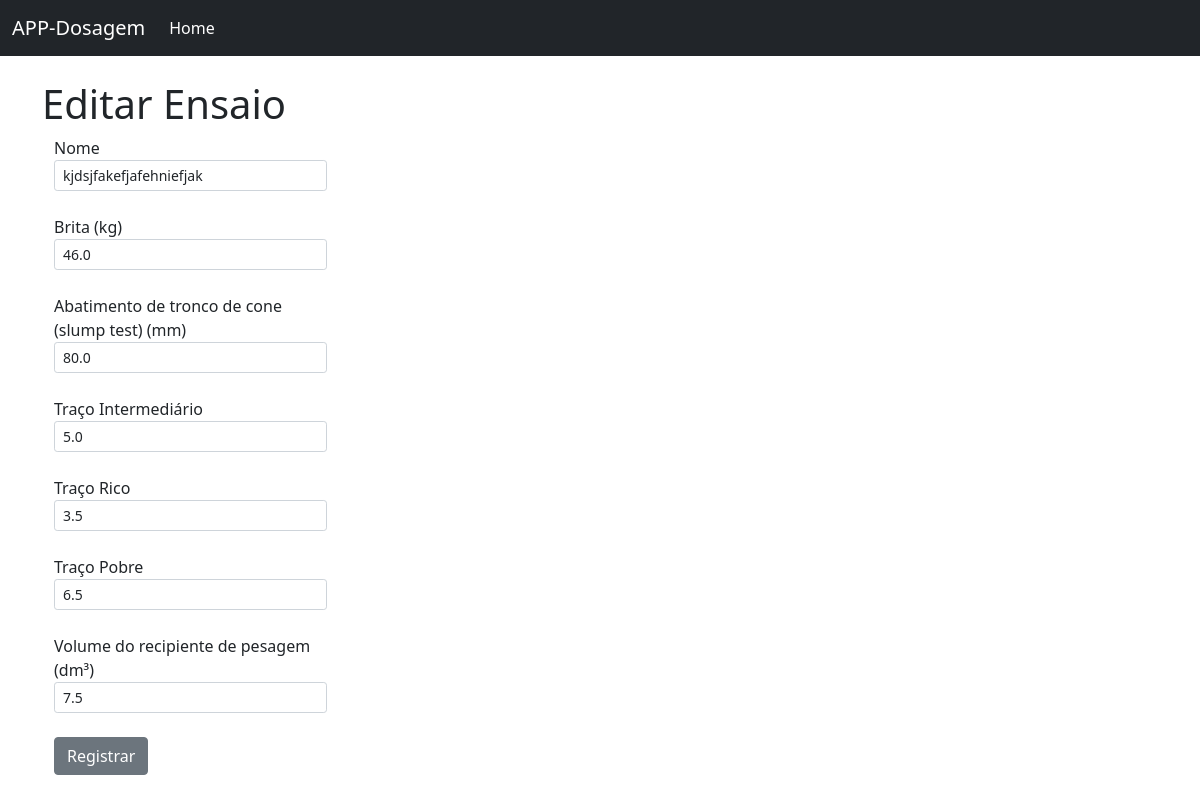
Page /editar_ensaio/3 on the committed database.
### app/models.py (models this page shows, shortened)
class Ensaios(db.Model):
    id = db.Column(db.Integer, primary_key=True)
    nome = db.Column(db.String(30))
    piloto = db.Column(db.Float)
    rico = db.Column(db.Float)
    pobre = db.Column(db.Float)
    cp = db.Column(db.Float)
    pesobrita = db.Column(db.Float)
    slump = db.Column(db.Float)
    umidade = db.Column(db.Float)
    volume = db.Column(db.Float)
    dosagem_piloto = db.relationship('Dosagem_piloto', backref='ensaio')
    dosagem_rico = db.relationship('Dosagem_rico', backref='ensaio')
    dosagem_pobre = db.relationship('Dosagem_pobre', backref='ensaio')
    cp_piloto = db.relationship('Cp_piloto', backref='ensaio')
    cp_rico = db.relationship('Cp_rico', backref='ensaio')
    cp_pobre = db.relationship('Cp_pobre', backref='ensaio')
    resultados = db.relationship('Resultados', backref='ensaio')
    teste = db.relationship('Teste', backref='ensaio')
    consumo_piloto = db.relationship('Consumo_piloto', backref='ensaio')
    consumo_rico = db.relationship('Consumo_rico', backref='ensaio')
    consumo_pobre = db.relationship('Consumo_pobre', backref='ensaio')

### app/routes.py (the view, shortened to what this page needs)
@app.route('/editar_ensaio/<int:id>', methods=['POST', 'GET'])
def editar_ensaio(id):
    form = Criar_ensaio()
    editar = Ensaios.query.get_or_404(id)
    return render_template('editar_ensaio.html', form=form, editar=editar)

### app/forms.py
class Criar_ensaio(FlaskForm):
    nome = StringField('Nome', validators=[InputRequired(message='Campo necessario')])
    piloto = FloatField('Traço Intermediário', validators=[InputRequired(message='Campo necessario')])
    rico = FloatField('Traço Rico', validators=[InputRequired(message='Campo necessario')])
    pobre = FloatField('Traço Pobre', validators=[InputRequired(message='Campo necessario')])
    pesobrita = FloatField('Brita (kg)', validators=[InputRequired(message='Campo necessario')])
    slump = FloatField('Abatimento de tronco de cone (slump test) (mm)', validators=[InputRequired(message='Campo necessario')])
    volume_recipiente = FloatField('Volume do recipiente de pesagem (dm³)', validators=[InputRequired(message='Campo necessario')])
    submit = SubmitField('Registrar')

### app/templates/editar_ensaio.html (shortened to what this page needs)
{% extends 'base.html' %}
{% block content %}
<h1>Editar Ensaio</h1>
<div class="container">
    <div class='col-3'>
    <form method="POST">
        {{ form.nome.label }}<br>
        {{ form.nome(class="form-control form-control-sm", value=editar.nome) }}<br>
        {{ form.pesobrita.label }}<br>
        {{ form.pesobrita(class="form-control form-control-sm", value=editar.pesobrita, type="number", step="any") }}<br>
        {{ form.slump.label }}<br>
        {{ form.slump(class="form-control form-control-sm", value=editar.slump, type="number", step="any") }}<br>
        {{ form.piloto.label }}<br>
        {{ form.piloto(class="form-control form-control-sm", value=editar.piloto, type="number", step="any") }}<br>
        {{ form.rico.label }}<br>
        {{ form.rico(class="form-control form-control-sm", value=editar.rico, type="number", step="any") }}<br>
        {{ form.pobre.label }}<br>
        {{ form.pobre(class="form-control form-control-sm", value=editar.pobre, type="number", step="any") }}<br>
        {{ form.volume_recipiente.label }}<br>
        {{ form.volume_recipiente(class="form-control form-control-sm", value=editar.volume*1000, type="number", step="any") }}<br>
        {{ form.submit(class="btn btn-secondary") }}
    </form>
</div>
{% endblock %}

### rows in the picture
Ensaios: nome "kjdsjfakefjafehniefjak", pesobrita "46.0", slump "80.0", piloto "5.0", rico "3.5", pobre "6.5"
